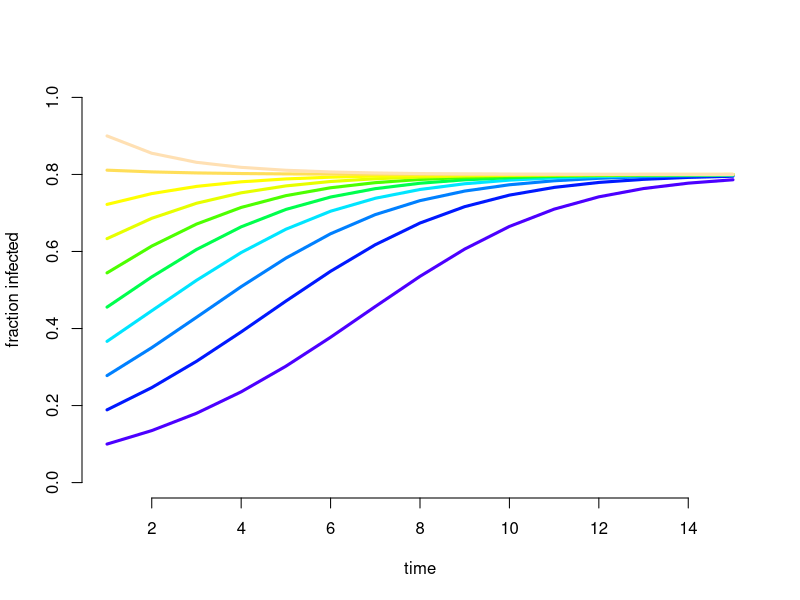

Generate this figure with R:
# simulator for the SIS model 
# I(n+1)=I(n)+p*C*I(n)*(1-I(n))-gamma*I(n)
# choose parameters
C=1 # contact rate per time step 
p=0.5 # transmission probability
gamma=0.1 # removal probability
Tf=15 # length of run 
I0=seq(0.1,0.9,length=10) # vector of initial infected frequencies


###################
# simulation code #
###################
cols=topo.colors(length(I0))
f=function(I)I+p*C*I*(1-I)-gamma*I # the update function for the recursion I(t)=f(I(t-1))
n=length(I0) # number of initial conditions
I.mat=matrix(NA,Tf,n) # matriI to hold the output of the simulations. Columns are different initial conditions and rows are time
I.mat[1,]=I0 # first row has the initial frequencies
for(n in 2:Tf){ # loop to simulate the model
 I.mat[n,]=f(I.mat[n-1,]) # vectorized updates i.e. simulate for all initial frequencies at once
  }

matplot(1:Tf,I.mat,type="l",lwd=3,lty=1,col=cols,bty="n",xlab="time",ylab="fraction infected",ylim=c(0,1)) # plot the matriI of simulations using the "matriI plot" command
